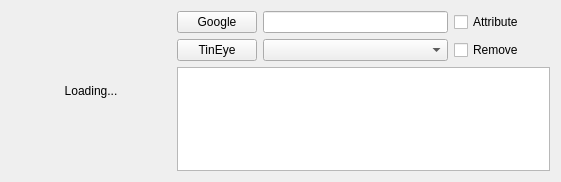
<?xml version="1.0" encoding="UTF-8"?>
<ui version="4.0">
 <class>imagebox</class>
 <widget class="QWidget" name="imagebox">
  <property name="geometry">
   <rect>
    <x>0</x>
    <y>0</y>
    <width>522</width>
    <height>168</height>
   </rect>
  </property>
  <property name="windowTitle">
   <string/>
  </property>
  <layout class="QGridLayout" name="gridLayout">
   <item row="0" column="0" rowspan="3">
    <widget class="QLabel" name="picture">
     <property name="minimumSize">
      <size>
       <width>160</width>
       <height>160</height>
      </size>
     </property>
     <property name="maximumSize">
      <size>
       <width>160</width>
       <height>160</height>
      </size>
     </property>
     <property name="contextMenuPolicy">
      <enum>Qt::ActionsContextMenu</enum>
     </property>
     <property name="autoFillBackground">
      <bool>false</bool>
     </property>
     <property name="styleSheet">
      <string notr="true"/>
     </property>
     <property name="text">
      <string>Loading...</string>
     </property>
     <property name="textFormat">
      <enum>Qt::AutoText</enum>
     </property>
     <property name="scaledContents">
      <bool>true</bool>
     </property>
     <property name="alignment">
      <set>Qt::AlignCenter</set>
     </property>
    </widget>
   </item>
   <item row="0" column="1">
    <widget class="QPushButton" name="google">
     <property name="minimumSize">
      <size>
       <width>0</width>
       <height>0</height>
      </size>
     </property>
     <property name="maximumSize">
      <size>
       <width>16777215</width>
       <height>16777215</height>
      </size>
     </property>
     <property name="text">
      <string>Google</string>
     </property>
    </widget>
   </item>
   <item row="0" column="2">
    <widget class="QLineEdit" name="source"/>
   </item>
   <item row="0" column="3">
    <widget class="QCheckBox" name="attribute">
     <property name="minimumSize">
      <size>
       <width>96</width>
       <height>0</height>
      </size>
     </property>
     <property name="maximumSize">
      <size>
       <width>96</width>
       <height>16777215</height>
      </size>
     </property>
     <property name="text">
      <string>Attribute</string>
     </property>
    </widget>
   </item>
   <item row="1" column="1">
    <widget class="QPushButton" name="tineye">
     <property name="minimumSize">
      <size>
       <width>0</width>
       <height>0</height>
      </size>
     </property>
     <property name="maximumSize">
      <size>
       <width>16777215</width>
       <height>16777215</height>
      </size>
     </property>
     <property name="text">
      <string>TinEye</string>
     </property>
    </widget>
   </item>
   <item row="1" column="2">
    <widget class="QComboBox" name="status">
     <property name="focusPolicy">
      <enum>Qt::StrongFocus</enum>
     </property>
     <item>
      <property name="text">
       <string/>
      </property>
     </item>
     <item>
      <property name="text">
       <string>PUBLIC DOMAIN</string>
      </property>
     </item>
     <item>
      <property name="text">
       <string>BY-SA CC</string>
      </property>
     </item>
     <item>
      <property name="text">
       <string>BY-NC-SA CC</string>
      </property>
     </item>
     <item>
      <property name="text">
       <string>PERMISSION GRANTED</string>
      </property>
     </item>
     <item>
      <property name="text">
       <string>REPLACED</string>
      </property>
     </item>
     <item>
      <property name="text">
       <string>AWAITING REPLY</string>
      </property>
     </item>
     <item>
      <property name="text">
       <string>SOURCE UNKNOWN</string>
      </property>
     </item>
     <item>
      <property name="text">
       <string>UNABLE TO CONTACT</string>
      </property>
     </item>
     <item>
      <property name="text">
       <string>PERMISSION DENIED</string>
      </property>
     </item>
     <item>
      <property name="text">
       <string>PERMANENTLY REMOVED</string>
      </property>
     </item>
    </widget>
   </item>
   <item row="1" column="3">
    <widget class="QCheckBox" name="remove">
     <property name="text">
      <string>Remove</string>
     </property>
    </widget>
   </item>
   <item row="2" column="1" colspan="3">
    <widget class="QTextEdit" name="notes"/>
   </item>
  </layout>
  <action name="list_delete">
   <property name="text">
    <string>Delete From List</string>
   </property>
  </action>
  <action name="email">
   <property name="text">
    <string>Copy Email Text</string>
   </property>
  </action>
 </widget>
 <resources/>
 <connections/>
</ui>
